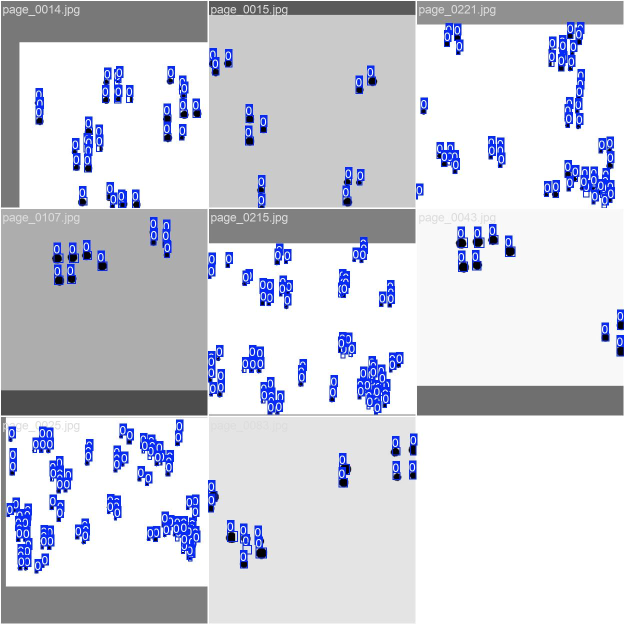
#> input picture synthetic_dataset/models/yolo_runs/braille_dots/train_batch2.jpg, 1248 x 1248 px (shown at 1/2 size)
$ python -i frame_analyzer.py   (imports and definitions only)   (older library calls are emulated)
#> lines starting #> are read from the running program, lines starting #| are printed output that depends on the picture; after the words box and inside, x2 and y2 are one past the last pixel; in counts of white or black regions, pixels touching at a corner belong together
#> further down, picture is the input picture: shape (1248, 1248, 3); mean B, G, R 218.8, 209.2, 207.2
"""
frame_analyzer.py
-----------------
Analyses a single camera frame for:
  1. Image quality (brightness, blur)
  2. Whether circular dot-like features consistent with braille are present
  3. Distance hint (move closer / move back)

Key fix over v1: uses circularity filter (4π·A/P²) so face texture, fabric,
and walls don't get counted as braille dots.
"""

import cv2
import numpy as np


# ── Thresholds ────────────────────────────────────────────────────────────────
BRIGHTNESS_LOW        = 30     # mean pixel value → too dark
BRIGHTNESS_HIGH       = 235    # mean pixel value → too bright
BLUR_THRESHOLD        = 12.0   # Laplacian variance → blurry (relaxed for paper + hand-drawn)
MIN_DOT_AREA          = 8      # px² — allow tiny embossed dots
MAX_DOT_AREA          = 60000  # px² — allow large hand-drawn dots
MIN_CIRCULARITY       = 0.30   # relaxed — hand-drawn dots aren't perfect circles
MIN_SOLIDITY          = 0.45   # relaxed
MIN_DOTS_FOR_BRAILLE  = 3      # minimum uniform circular dots (even 1 cell = 1-6 dots)
IDEAL_DOT_COUNT_LOW   = 3
IDEAL_DOT_COUNT_HIGH  = 300
SIZE_UNIFORMITY       = 0.70   # more tolerant of size variation


def analyze_frame(frame: np.ndarray) -> dict:
    """
    Analyse *frame* (BGR numpy array) and return:
        {
          "quality":          str,   # OK | TOO_DARK | TOO_BRIGHT | BLURRY
                                     #   | MOVE_CLOSER | MOVE_BACK | NO_BRAILLE
          "braille_detected": bool,
          "dot_count":        int,
          "dot_regions":      list,  # [(x,y,w,h), ...]
          "annotated":        np.ndarray,
          "gray":             np.ndarray,
        }
    """
    annotated = frame.copy()
    gray = cv2.cvtColor(frame, cv2.COLOR_BGR2GRAY)
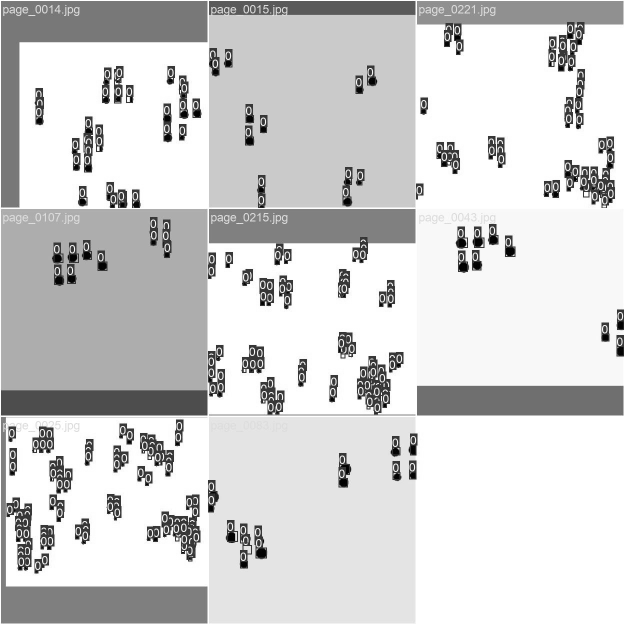
#> gray: shape (1248, 1248) (shown at 1/2 size); min 0, max 255, mean 209.7

    # ── 1. Brightness ─────────────────────────────────────────────────────────
    mean_brightness = float(np.mean(gray))
#> mean_brightness = 209.7
    if mean_brightness < BRIGHTNESS_LOW:
        _draw_overlay(annotated, "TOO_DARK", (0, 0, 200))
        return _result("TOO_DARK", False, 0, [], annotated, gray)
    if mean_brightness > BRIGHTNESS_HIGH:
        _draw_overlay(annotated, "TOO_BRIGHT", (0, 200, 200))
        return _result("TOO_BRIGHT", False, 0, [], annotated, gray)

    # ── 2. Blur ───────────────────────────────────────────────────────────────
    lap_var = float(cv2.Laplacian(gray, cv2.CV_64F).var())
#> lap_var = 2046.5
    if lap_var < BLUR_THRESHOLD:
        _draw_overlay(annotated, "BLURRY", (0, 120, 255))
        return _result("BLURRY", False, 0, [], annotated, gray)

    # ── 3. Circular dot detection ─────────────────────────────────────────────
    clahe = cv2.createCLAHE(clipLimit=2.0, tileGridSize=(8, 8))
    enhanced = clahe.apply(gray)
    blurred = cv2.GaussianBlur(enhanced, (5, 5), 0)
    thresh = cv2.adaptiveThreshold(
        blurred, 255,
        cv2.ADAPTIVE_THRESH_GAUSSIAN_C,
        cv2.THRESH_BINARY_INV,
        blockSize=21, C=4,   # softer edges for hand-drawn pen/pencil dots
    )
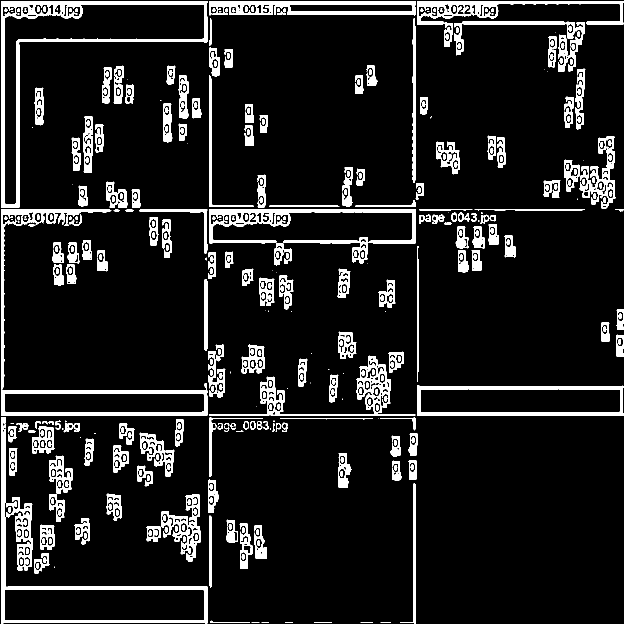
#> thresh: shape (1248, 1248) (shown at 1/2 size); 10.6% white; 455 white regions (63 under 20 px)
    contours, _ = cv2.findContours(thresh, cv2.RETR_EXTERNAL, cv2.CHAIN_APPROX_SIMPLE)
#> contours = 275 contours, 52 with area under 20; largest, box (x1, y1, x2, y2) and area: (2, 2, 415, 415) 45264, (2, 834, 415, 1248) 32550, (2, 418, 415, 831) 25768, (834, 771, 1248, 831) 23856, (418, 2, 831, 31) 10282

    dot_regions = []
    radii = []
    h_img, w_img = frame.shape[:2]
#> h_img = 1248; w_img = 1248
    img_area = h_img * w_img
#> img_area = 1557504
    # Adaptive area limits: 0.005% – 4% of image area
    adaptive_min = max(MIN_DOT_AREA, int(img_area * 0.00005))
#> adaptive_min = 77
    adaptive_max = min(MAX_DOT_AREA, int(img_area * 0.04))
#> adaptive_max = 60000

    for cnt in contours:
        area = cv2.contourArea(cnt)
        if not (adaptive_min < area < adaptive_max):
            continue
        perimeter = cv2.arcLength(cnt, True)
        if perimeter < 1:
            continue
        circularity = (4 * np.pi * area) / (perimeter ** 2)
        if circularity < MIN_CIRCULARITY:
            continue
        hull = cv2.convexHull(cnt)
        hull_area = cv2.contourArea(hull)
        if hull_area < 1:
            continue
        if area / hull_area < MIN_SOLIDITY:
            continue
        x, y, w, h = cv2.boundingRect(cnt)
        if max(w, h) / max(1, min(w, h)) > 1.5:
            continue
        r = float(np.sqrt(area / np.pi))
        dot_regions.append((x, y, w, h))
        radii.append(r)
#> this loop made 275 passes
#> area on passes 8, 10, 12: 44.5, 41, 38
#> after the loop, dot_regions = [(293, 1052, 28, 32), (64, 852, 45, 55), (45, 846, 12, 14), (777, 703, 31, 43), (483, 689, 47, 58), (676, 663, 37, 55), (877, 429, 12, 15), (851, 429, 11, 14), (916, 425, 24, 19)]; radii = [15.07, 23.71, 5.19, 17.03, 24.64, 21.86, 5.23, 5.11, 8.65]

    # Keep only dots with similar size (real braille embossing)
    if radii:
        med_r = float(np.median(radii))
#> med_r = 15.07
        lo, hi = med_r * (1 - SIZE_UNIFORMITY), med_r * (1 + SIZE_UNIFORMITY)
#> lo = 4.52; hi = 25.61
        filtered = []
        for (x, y, w, h), r in zip(dot_regions, radii):
            if lo <= r <= hi:
                filtered.append((x, y, w, h))
                # Colour by size relative to median: green=good, yellow=borderline
                colour = (0, 220, 180) if abs(r - med_r) / max(med_r, 1) < 0.3 else (0, 180, 220)
                cv2.circle(annotated, (x + w // 2, y + h // 2), max(4, w // 2), colour, 2)
#> this loop made 9 passes
#> (x, y, w, h, r, colour) on passes 1 to 9: (293, 1052, 28, 32, 15.07, (0, 220, 180)), (64, 852, 45, 55, 23.71, (0, 180, 220)), (45, 846, 12, 14, 5.19, (0, 180, 220)), (777, 703, 31, 43, 17.03, (0, 220, 180)), (483, 689, 47, 58, 24.64, (0, 180, 220)), (676, 663, 37, 55, 21.86, (0, 180, 220)), (877, 429, 12, 15, 5.23, (0, 180, 220)), (851, 429, 11, 14, 5.11, (0, 180, 220)), (916, 425, 24, 19, 8.65, (0, 180, 220))
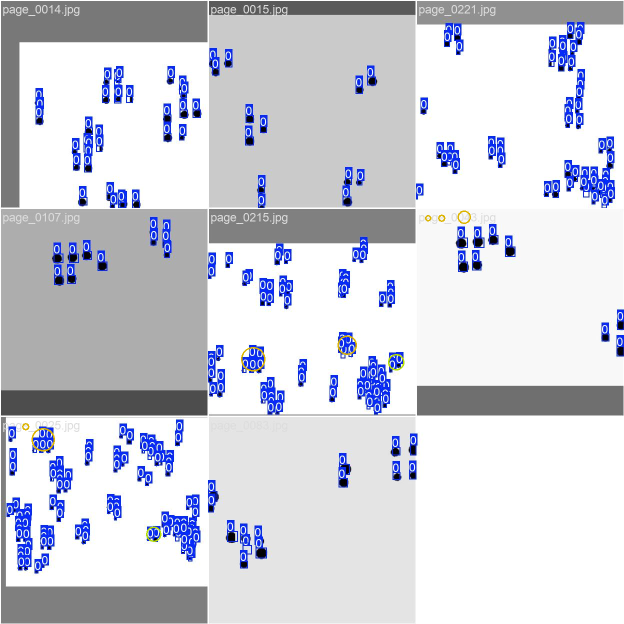
#> annotated: shape (1248, 1248, 3) (shown at 1/2 size); 0.15% of pixels changed, all inside (x1, y1, x2, y2) = (44, 421, 942, 1084)
#> after the loop, filtered has the same summary as dot_regions
        dot_regions = filtered

    dot_count = len(dot_regions)
#> dot_count = 9
    braille_detected = dot_count >= MIN_DOTS_FOR_BRAILLE
#> braille_detected = True

    # ── 4. Quality / distance hint ────────────────────────────────────────────
    if not braille_detected:
        quality = "NO_BRAILLE"
        colour  = (120, 120, 120)
    elif dot_count < IDEAL_DOT_COUNT_LOW:
        quality = "MOVE_CLOSER"
        colour  = (0, 165, 255)
    elif dot_count > IDEAL_DOT_COUNT_HIGH:
        quality = "MOVE_BACK"
        colour  = (0, 165, 255)
    else:
        quality = "OK"
        colour  = (0, 220, 0)

    _draw_overlay(annotated, quality, colour,
                  dot_count=dot_count, brightness=mean_brightness, blur=lap_var)
    return _result(quality, braille_detected, dot_count, dot_regions, annotated, gray)


def _result(quality, detected, count, regions, annotated, gray):
    return {
        "quality":          quality,
        "braille_detected": detected,
        "dot_count":        count,
        "dot_regions":      regions,
        "annotated":        annotated,
        "gray":             gray,
    }


def _draw_overlay(frame, quality, colour, dot_count=0, brightness=0.0, blur=0.0):
#> called with quality = 'OK', colour = (0, 220, 0), dot_count = 9, brightness = 209.7, blur = 2046.5
    h, w = frame.shape[:2]
#> h = 1248; w = 1248
    overlay = frame.copy()
    cv2.rectangle(overlay, (0, 0), (w, 52), (15, 15, 20), -1)
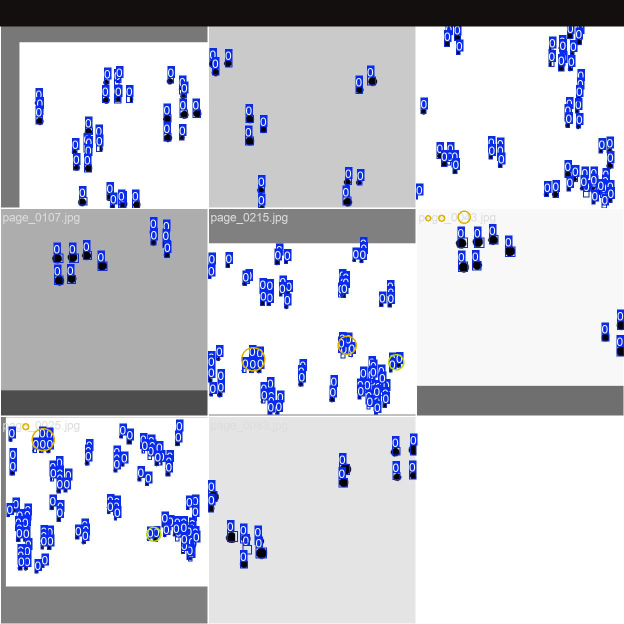
#> overlay: shape (1248, 1248, 3) (shown at 1/2 size); 4.25% of pixels changed, all inside (x1, y1, x2, y2) = (0, 0, 1248, 53)
    cv2.addWeighted(overlay, 0.65, frame, 0.35, 0, frame)
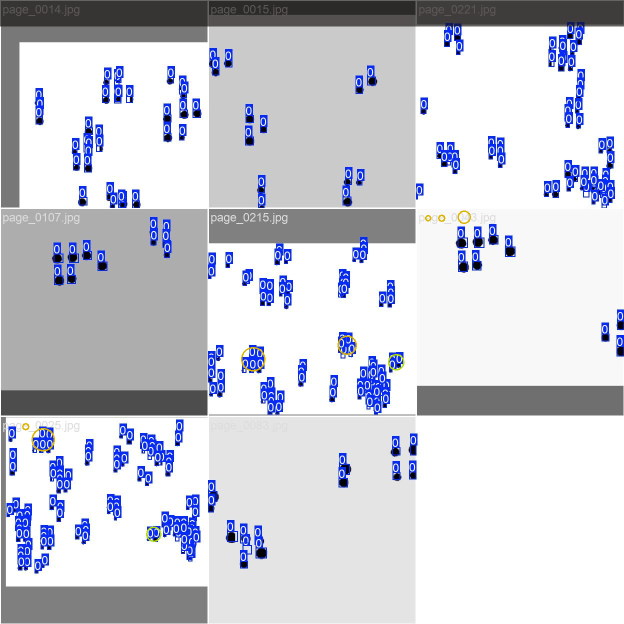
#> frame: shape (1248, 1248, 3) (shown at 1/2 size); mean B, G, R 214.8, 205.6, 203.8

    labels = {
        "OK":          "✓ Braille detected — scanning",
        "TOO_DARK":    "⚠ Too dark — improve lighting",
        "TOO_BRIGHT":  "⚠ Too bright — reduce glare",
        "BLURRY":      "⚠ Blurry — hold camera steady",
        "MOVE_CLOSER": "→ Move closer to the page",
        "MOVE_BACK":   "← Move back a little",
        "NO_BRAILLE":  "  Scanning — no braille detected",
    }
    label = labels.get(quality, quality)
    cv2.putText(frame, label, (12, 34), cv2.FONT_HERSHEY_SIMPLEX, 0.75, colour, 2)
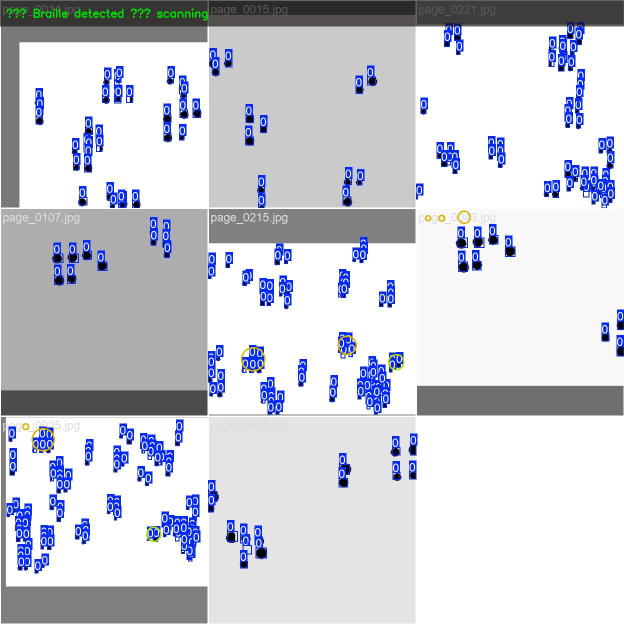
#> frame: shape (1248, 1248, 3) (shown at 1/2 size); 0.17% of pixels changed, all inside (x1, y1, x2, y2) = (13, 17, 415, 41)
    if dot_count or brightness:
        info = f"dots:{dot_count}  brightness:{brightness:.0f}  sharpness:{blur:.0f}"
#> info = 'dots:9  brightness:210  sharpness:2047'
        cv2.putText(frame, info, (12, h - 10),
                    cv2.FONT_HERSHEY_SIMPLEX, 0.42, (140, 140, 160), 1)
#> frame: shape (1248, 1248, 3); 0.04% of pixels changed, all inside (x1, y1, x2, y2) = (13, 1229, 281, 1242)

>>> import cv2
>>> picture = cv2.imread('../../synthetic_dataset/models/yolo_runs/braille_dots/train_batch2.jpg')
>>> result = analyze_frame(picture)
#> result = 6 items
